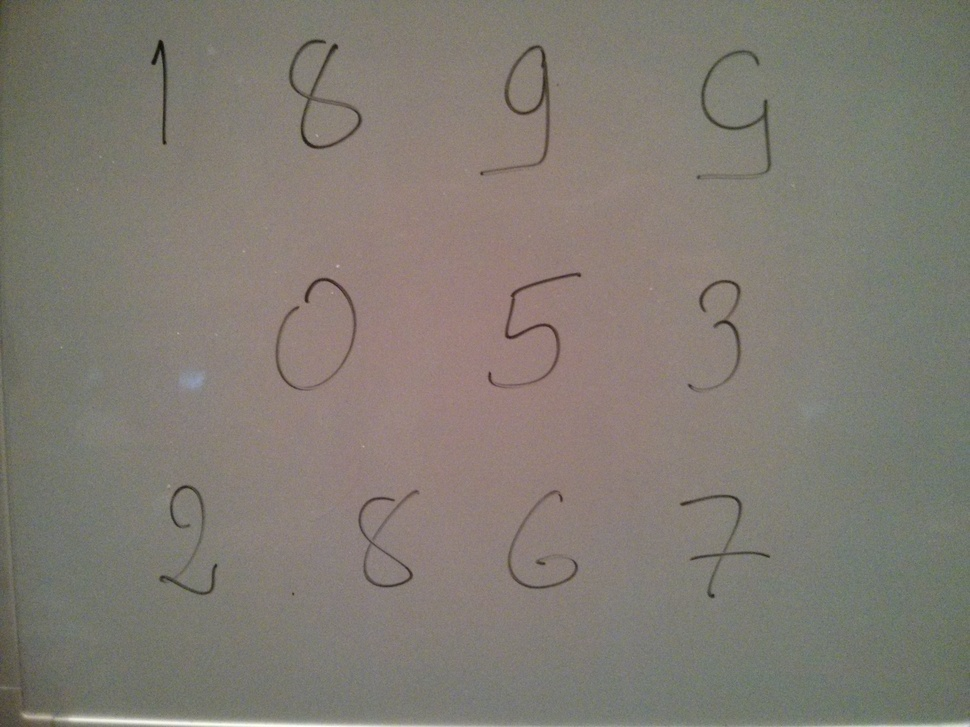
#> input picture Noise Canceling and Smoothing/BlackAndWhiteNoiseCanceled/testimage.jpg, 970 x 727 px, shrunk from 3264 x 2448 before the run
$ python dn.py
#> lines starting #> are read from the running program, lines starting #| are printed output that depends on the picture
import numpy as np
import cv2
from matplotlib import pyplot as plt

img = cv2.imread('testimage.jpg')
#> img is the input picture: shape (727, 970, 3); mean B, G, R 115, 123.4, 128.7
b,g,r = cv2.split(img)           # get b,g,r
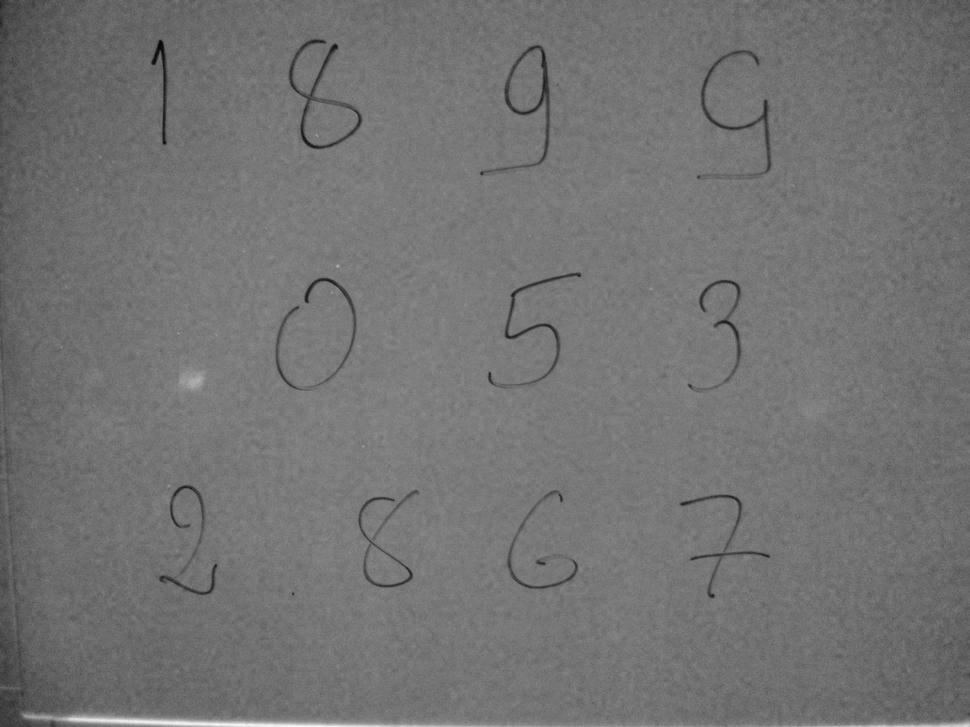
#> b: shape (727, 970); min 4, max 249, mean 115
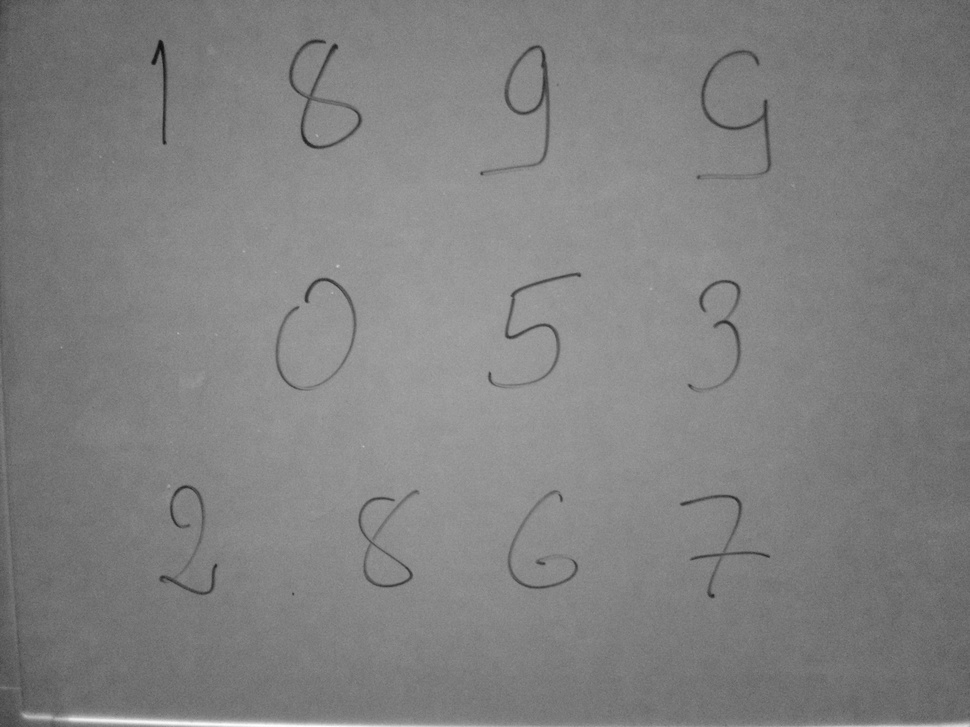
#> r: shape (727, 970); min 12, max 255, mean 128.7
rgb_img = cv2.merge([r,g,b])     # switch it to rgb

# Denoising
dst = cv2.fastNlMeansDenoising(img,None,10,7,21)

b,g,r = cv2.split(dst)           # get b,g,r
rgb_dst = cv2.merge([r,g,b])     # switch it to rgb

plt.subplot(211),plt.imshow(rgb_img),plt.title('Original')
plt.subplot(212),plt.imshow(rgb_dst),plt.title('B&W Noise Canceled')
plt.show()
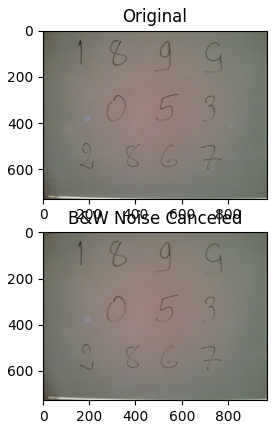
#> figure drawn by matplotlib, 2 panels
